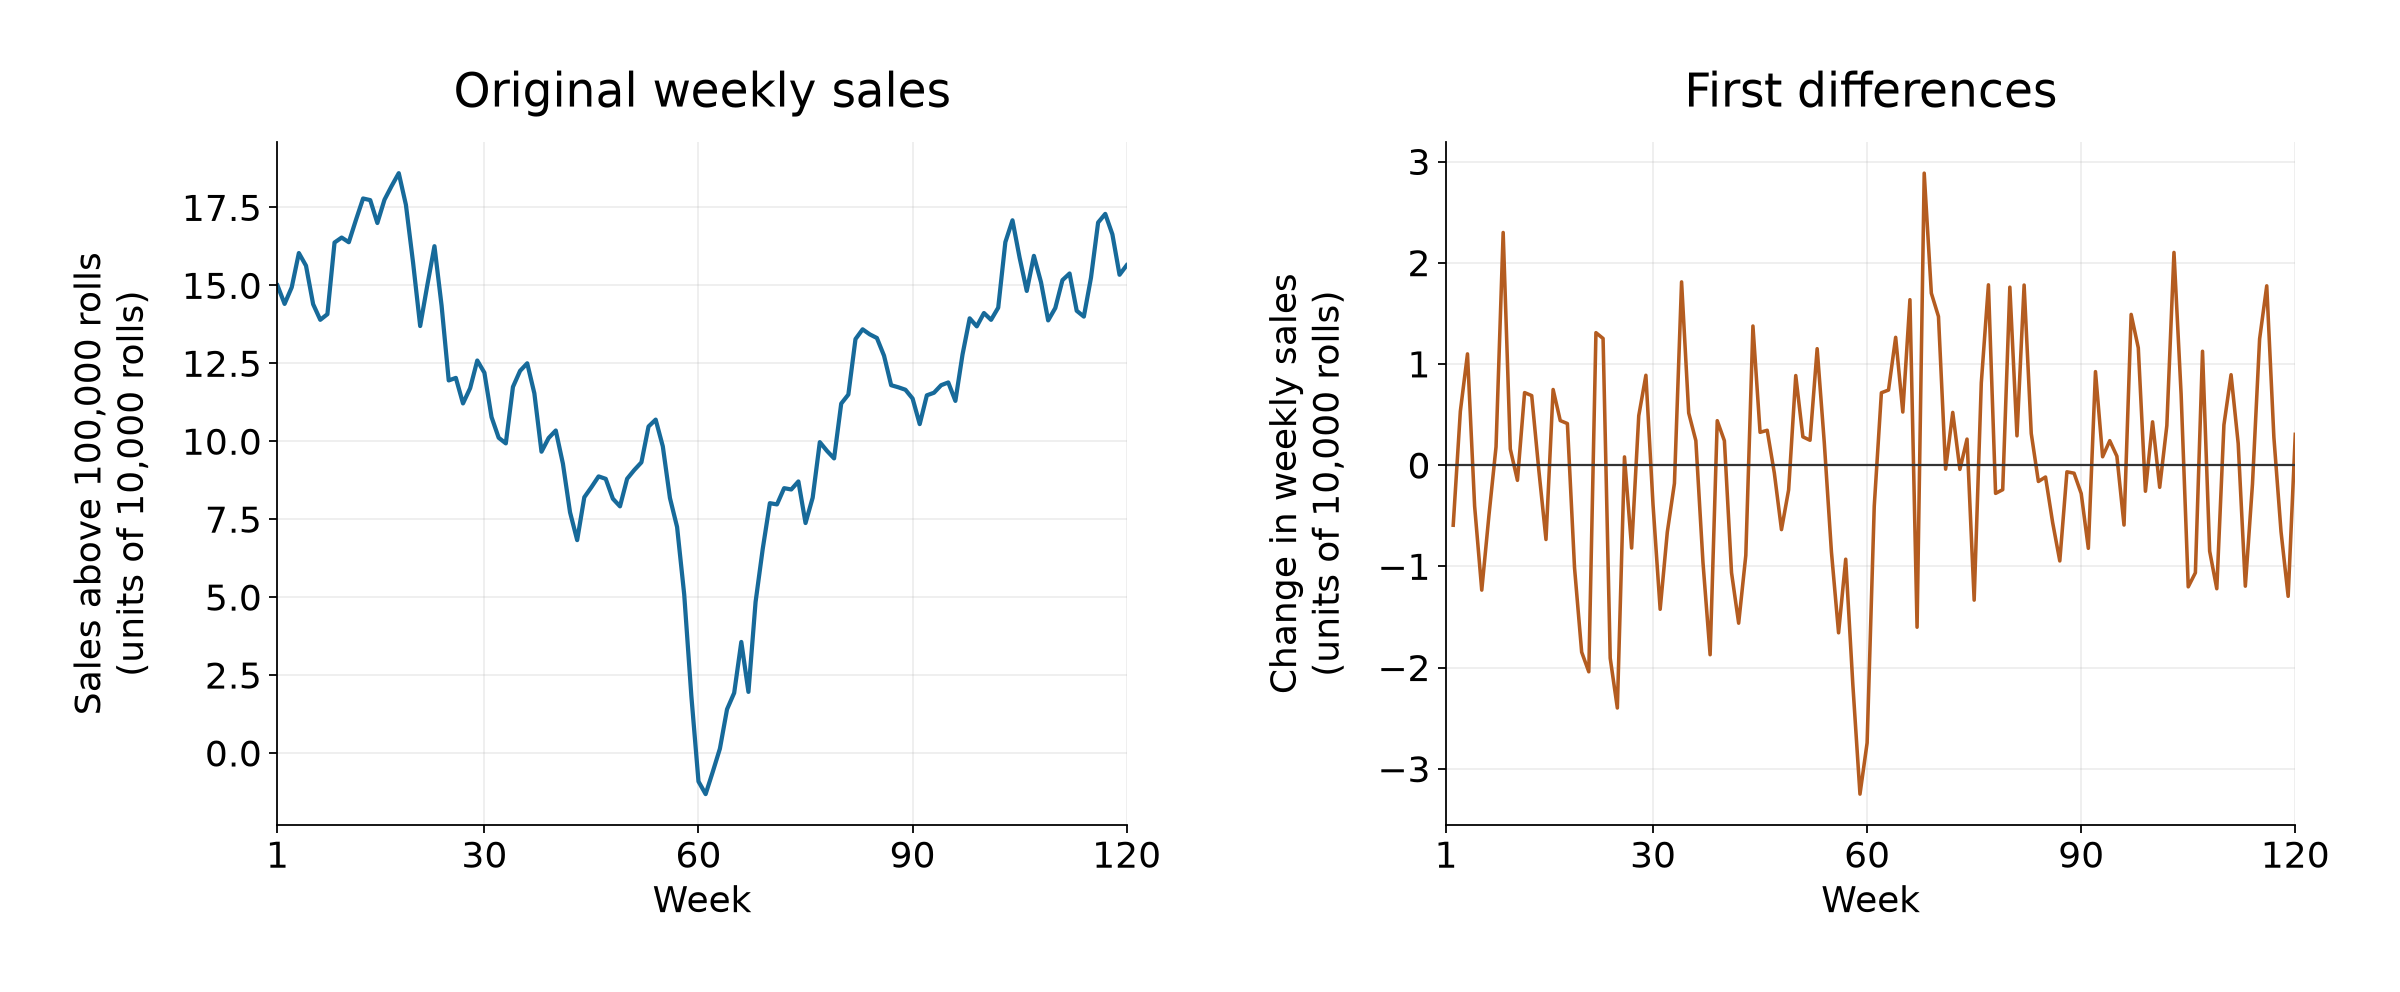

Write the Python code that produced this figure.
import json
from pathlib import Path
import matplotlib
matplotlib.use('Agg')
import matplotlib.pyplot as plt
import numpy as np

base = Path(__file__).resolve().parent
data = np.genfromtxt(base / 'paper_towels.csv', delimiter=',', names=True)
week = data['week'].astype(int)
y = data['sales_above_100000_in_10000_rolls']
d = np.diff(y)
results = {
    'sales_units': 'Sales above 100000 rolls, in units of 10000 rolls',
    'difference_units': 'Change in sales, in units of 10000 rolls',
    'sales_count': int(y.size),
    'difference_count': int(d.size),
    'sales_mean': float(y.mean()),
    'difference_mean': float(d.mean()),
    'sales_sample_sd': float(y.std(ddof=1)),
    'difference_sample_sd': float(d.std(ddof=1)),
    'recommendation': 'Use first differences as a provisional working series; visual stability is not proof of stationarity.',
}
(base / 'turn04_working_series_results.json').write_text(json.dumps(results, indent=2) + '\n')
plt.rcParams.update({'font.size': 16, 'axes.titlesize': 21, 'axes.labelsize': 16})
fig, axes = plt.subplots(1, 2, figsize=(15, 6.2), sharex=True)
axes[0].plot(week, y, color='#176a9a', lw=1.9)
axes[0].set_title('Original weekly sales', pad=16)
axes[0].set_ylabel('Sales above 100,000 rolls\n(units of 10,000 rolls)', labelpad=12)
axes[1].plot(week[1:], d, color='#b45c20', lw=1.6)
axes[1].axhline(0, color='#333333', lw=1)
axes[1].set_title('First differences', pad=16)
axes[1].set_ylabel('Change in weekly sales\n(units of 10,000 rolls)', labelpad=12)
for ax in axes:
    ax.set_xlabel('Week')
    ax.set_xlim(1, 120)
    ax.set_xticks([1, 30, 60, 90, 120])
    ax.grid(alpha=.22)
    ax.spines[['top', 'right']].set_visible(False)
fig.tight_layout(pad=2, w_pad=3)
fig.savefig(base / 'turn04_working_series.png', dpi=160)
plt.close(fig)
print(json.dumps(results, indent=2))
